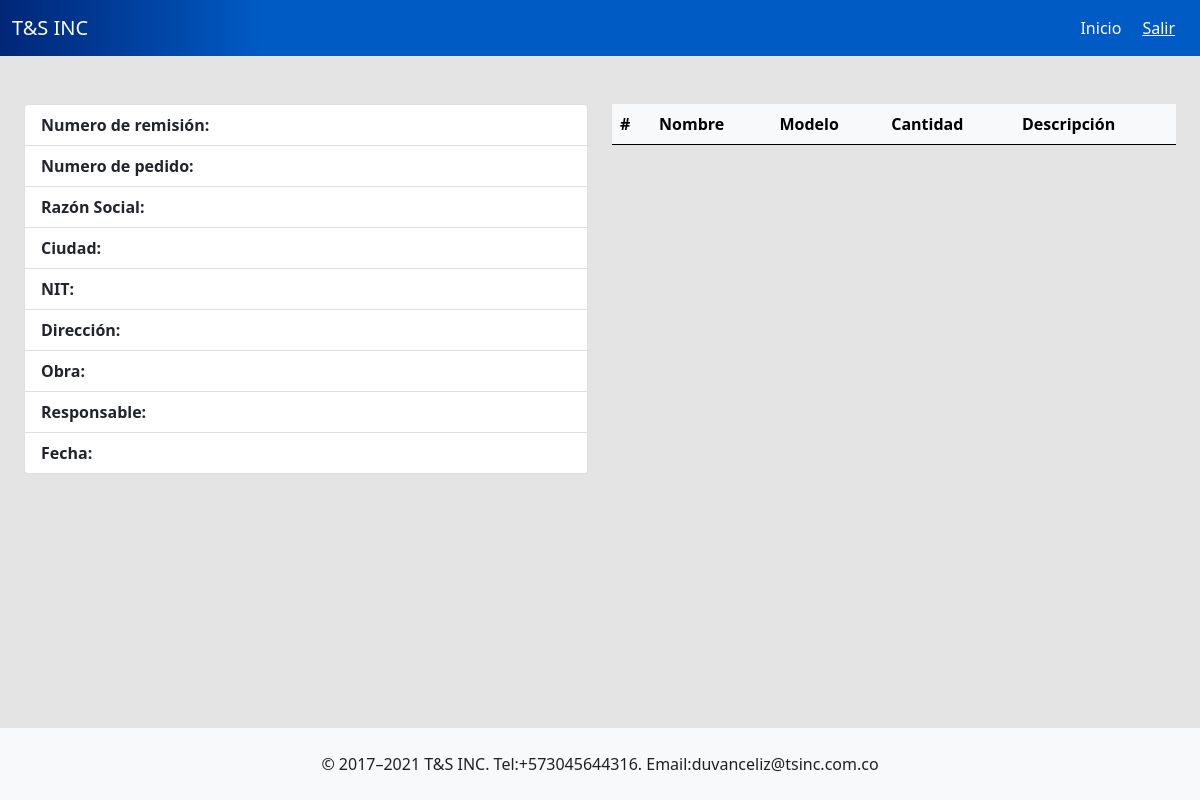
Before: /productremission/36 (signed in) with the older database file.
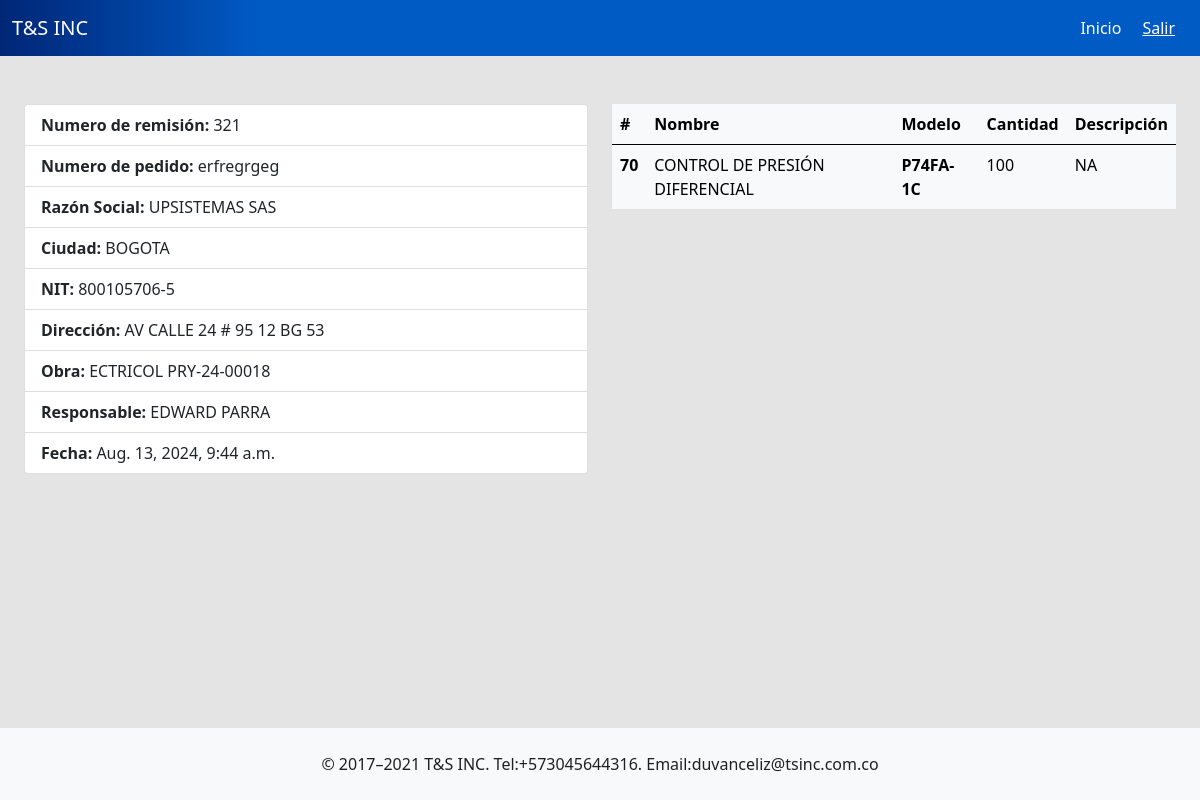
After: the same page with the newer database file.
### tsinc/models.py (models this page shows, shortened)
class Remission(models.Model):
    number = models.CharField(max_length=200, null= True)
    city = models.CharField(max_length=200)
    company = models.CharField(max_length=200)
    nit = models.CharField(max_length=200)
    location = models.CharField(max_length=200)
    project = models.CharField(max_length=250)
    responsible = models.CharField(max_length=200)
    order_number = models.CharField(max_length=100, null=True)
    date = models.DateTimeField(default=timezone.now)
    usersession = models.ForeignKey(User,on_delete=models.CASCADE)

class ProductSent(models.Model):
    product = models.ForeignKey(Product,on_delete=models.CASCADE)
    quantity = models.IntegerField(default=0)
    price = models.FloatField(default=0)
    remission = models.ForeignKey(Remission,on_delete=models.CASCADE,null=True)
    discounted = models.BooleanField(default=False)

class Product(models.Model):
    code = models.CharField(max_length=200, default=None)
    product_name = models.CharField(max_length=200, default=None)
    factory_ref = models.CharField(max_length=200, default=None)
    model = models.CharField(max_length=200, default=None)
    sale_price = models.FloatField(default=0)
    purcharse_price = models.FloatField(default=0)
    brand = models.CharField(max_length=200, default=None)
    location = models.CharField(max_length=200, default=None)
    quantity = models.IntegerField()
    point = models.CharField(max_length=100,null=True,blank=True)
    description = models.TextField(validators=[MaxLengthValidator(500)], null=True)
    min_stock = models.IntegerField(default=0)
    iva = models.BooleanField(default=False)
    date = models.DateField(default=datetime.date.today)

### tsinc/views.py (the view)
# urls.py: path('productremission/<int:id>', views.product_remission, name='product_remission'),
@user_passes_test(staff_required,login_url='/accessdenied/')
@login_required
def product_remission(request,id):
    remission = Remission.objects.filter(id=id).first()
    products = ProductSent.objects.filter(remission= remission).all()
    return render(request,'productremission.html',{'products':products, 'remission':remission})

### tsinc/views.py (called while the page is built)
def staff_required(user):
    return user.is_staff

### tsinc/templates/productremission.html
{% extends 'layout.html' %} {% block body %}
<div class="container">
    <div class="row">
        <div class="col-md-6">
            <ul class="list-group">
                <li class="list-group-item"><strong>Numero de remisión: </strong>{{remission.number}}</li>
                <li class="list-group-item"><strong>Numero de pedido: </strong>{{remission.order_number}}</li>
                <li class="list-group-item"><strong>Razón Social: </strong>{{remission.company}}</li>
                <li class="list-group-item"><strong>Ciudad: </strong>{{remission.city}}</li>
                <li class="list-group-item"><strong>NIT: </strong>{{remission.nit}}</li>
                <li class="list-group-item"><strong>Dirección: </strong>{{remission.location}}</li>
                <li class="list-group-item"><strong>Obra: </strong>{{remission.project}}</li>
                <li class="list-group-item"><strong>Responsable: </strong>{{remission.responsible}}</li>
                <li class="list-group-item"><strong>Fecha: </strong>{{remission.date}}</li>
              </ul>
        </div>
       <div class="col-md-6">
        <div class="table-responsive">
          <table class="table table-hover table-light">
            <thead>
              <tr>
                <th scope="col">#</th>
                <th scope="col">Nombre</th>
                <th scope="col">Modelo</th>
                <th scope="col">Cantidad</th>
                <th scope="col">Descripción</th>
              </tr>
            </thead>
            <tbody>
              <tr>
                {% for product in products %}
                <th scope="row">{{product.id}}</th>
                <td>{{product.product.product_name}}</td>
                <th>{{product.product.model}}</th>
                <td>{{product.quantity}}</td>
                <td>{{product.product.description}}</td>
              </tr>
              {%endfor%}
            </tbody>
          </table>
        </div>
       </div>
    </div>
  </div>
{% endblock %}

Changed rows visible on the page:
added Remission: number "321", order_number "erfregrgeg", company "UPSISTEMAS SAS", city "BOGOTA", nit "800105706-5", location "AV CALLE 24 # 95 12 BG 53", project "ECTRICOL PRY-24-00018", responsible "EDWARD PARRA", date "Aug. 13, 2024, 9:44 a.m."
added ProductSent: id "70", product.product_name "CONTROL DE PRESIÓN DIFERENCIAL", product.model "P74FA-1C", quantity "100", product.description "NA"
